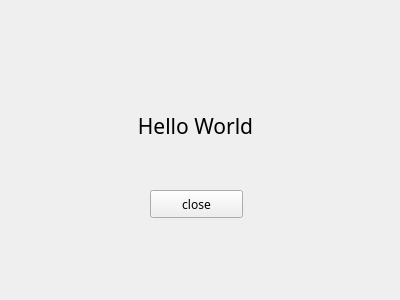
<?xml version="1.0" encoding="UTF-8"?>
<ui version="4.0">
 <class>Widget</class>
 <widget class="QWidget" name="Widget">
  <property name="geometry">
   <rect>
    <x>0</x>
    <y>0</y>
    <width>400</width>
    <height>300</height>
   </rect>
  </property>
  <property name="windowTitle">
   <string>Widget</string>
  </property>
  <widget class="QLabel" name="label_hello">
   <property name="geometry">
    <rect>
     <x>110</x>
     <y>90</y>
     <width>171</width>
     <height>71</height>
    </rect>
   </property>
   <property name="font">
    <font>
     <family>Microsoft JhengHei UI Light</family>
     <pointsize>16</pointsize>
    </font>
   </property>
   <property name="text">
    <string>Hello World</string>
   </property>
   <property name="alignment">
    <set>Qt::AlignCenter</set>
   </property>
  </widget>
  <widget class="QPushButton" name="btn_close">
   <property name="geometry">
    <rect>
     <x>150</x>
     <y>190</y>
     <width>93</width>
     <height>28</height>
    </rect>
   </property>
   <property name="font">
    <font>
     <family>Microsoft JhengHei UI Light</family>
    </font>
   </property>
   <property name="text">
    <string>close</string>
   </property>
  </widget>
 </widget>
 <layoutdefault spacing="6" margin="11"/>
 <resources/>
 <connections>
  <connection>
   <sender>btn_close</sender>
   <signal>clicked()</signal>
   <receiver>Widget</receiver>
   <slot>close()</slot>
   <hints>
    <hint type="sourcelabel">
     <x>196</x>
     <y>203</y>
    </hint>
    <hint type="destinationlabel">
     <x>199</x>
     <y>149</y>
    </hint>
   </hints>
  </connection>
 </connections>
</ui>
